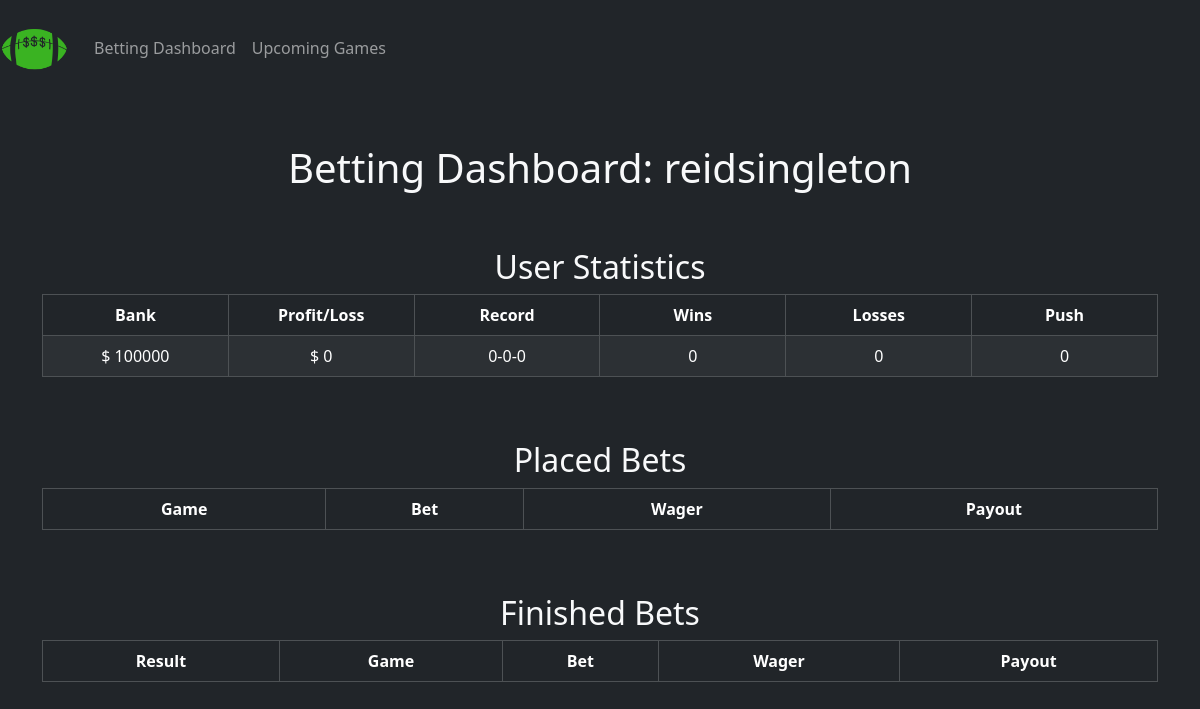
/games/user_dashboard/ (signed in), run on the app's committed database.
### simulator/models.py (models this page shows)
class UserStats(models.Model):
    user = models.CharField(max_length=200)
    bank = models.IntegerField()
    profit = models.IntegerField()
    record = models.CharField(max_length=200)
    wins = models.IntegerField()
    losses = models.IntegerField()
    pushes = models.IntegerField()

### simulator/views.py (the view, shortened to what this page needs)
# urls.py: path('user_dashboard/', views.user_dashboard, name='user_dashboard'),
def user_dashboard(request):
    template = loader.get_template('user_dashboard.html')
    current_user = request.user
    user_bets = PlacedBet.objects.filter(user=current_user)
    finished_bets = FinisedBet.objects.filter(user=current_user)
    if UserStats.objects.filter(user=current_user):
        user_stats = UserStats.objects.filter(user=current_user)[0]
    context = {
        'user': current_user,
        'user_bets': user_bets,
        'user_stats': user_stats,
        'finished_bets': finished_bets,
    }
    return HttpResponse(template.render(context, request))

### simulator/templates/user_dashboard.html (shortened to what this page needs)
{% load static %}
<!DOCTYPE html>
<html>
<head>
    <link href="https://cdn.jsdelivr.net/npm/bootstrap@5.3.2/dist/css/bootstrap.min.css" rel="stylesheet"
>
</head>
<body class="bg-dark">
    <nav class="navbar navbar-expand-lg navbar-dark bg-dark">
      <a class="navbar-brand" href="{% url 'home' %}">
        <img src="{% static 'img/logo.png' %}" class="img-bg-dark" width="70" height="70">
      </a>
      <div class="collapse navbar-collapse" id="navbarSupportedContent">
        <ul class="navbar-nav mr-auto">
          <li class="nav-item active">
            <a class="nav-link" href="#">Betting Dashboard</a>
          </li>
          <li class="nav-item">
            <a class="nav-link" href="/games/">Upcoming Games</a>
          </li>
        </ul>
      </div>
    </nav>
    {% block content %}
    {% if user.is_authenticated %}
        <div class="container my-5 text-center">
            <div>
                <h1 class="text-center text-light">
                    Betting Dashboard: {{ user }}
                </h1>
                <br><br>
                <h2 class="text-light">User Statistics</h2>
                <table class="table table-striped table-bordered table-dark">
                    <thead>
                        <th scope="col-2">Bank</th>
                        <th scope="col-2">Profit/Loss</th>
                        <th scope="col-2">Record</th>
                        <th scope="col-2">Wins</th>
                        <th scope="col-2">Losses</th>
                        <th scope="col-2">Push</th>
                    </thead>
                    <tbody>
                        <td class="col-2">$ {{ user_stats.bank }}</td>
                        <td class="col-2">$ {{ user_stats.profit }}</td>
                        <td class="col-2">{{ user_stats.record }}</td>
                        <td class="col-2">{{ user_stats.wins }}</td>
                        <td class="col-2">{{ user_stats.losses }}</td>
                        <td class="col-2">{{ user_stats.pushes }}</td>
                    </tbody>
                </table>
            </div>
            <br><br>
            <h2 class="text-center text-light">Placed Bets</h2>
            <table class="table table-striped table-bordered table-dark">
                <thead>
                    <th scope="col-3">Game</th>
                    <th scope="col-3">Bet</th>
                    <th scope="col-3">Wager</th>
                    <th scope="col-3">Payout</th>
                </thead>
            </table>
            <br><br>
            <h2 class="text-center text-light">Finished Bets</h2>
            <table class="table table-striped table-bordered table-dark">
                <thead>
                    <th scope="col">Result</th>
                    <th scope="col">Game</th>
                    <th scope="col">Bet</th>
                    <th scope="col">Wager</th>
                    <th scope="col">Payout</th>
                </thead>
            </table>
        </div>
    {% else %}
      <p>You are not logged in</p>
      <a href="{% url 'login' %}">Log In</a>
      <br><br>
      <a href="{% url 'signup'%}">Create an Account</a>
    {% endif %}
    {% endblock %}
</body>
</html>

### data on the page
UserStats: bank "100000", profit "0", record "0-0-0", wins "0", losses "0", pushes "0"

### other printed values
{{ user }} "reidsingleton"
